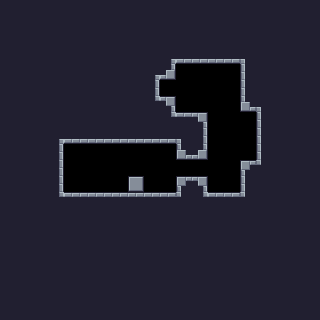

A 2D game scene composited from a Tiled map and its tileset images. What follows is a short description and the map's XML, with every tile layer's data as written:
An orthogonal 20x20 tile map with 16x16 px tiles, 1 tile layer (Tile Layer 1) and 4 objects (2x Attachable, Controllable, Victory).

<map version="1.9" tiledversion="1.9.0" orientation="orthogonal" renderorder="right-down" width="20" height="20" tilewidth="16" tileheight="16" infinite="0" nextlayerid="4" nextobjectid="32">
 <tileset firstgid="1" source="../tilesets/default_tileset.tsx" />
 <layer id="1" name="Tile Layer 1" width="20" height="20">
  <data encoding="csv">
18,18,18,18,18,18,18,18,18,18,18,18,18,18,18,18,18,18,18,18,
18,18,18,18,18,18,18,18,18,18,18,18,18,18,18,18,18,18,18,18,
18,18,18,18,18,18,18,18,18,18,18,18,18,18,18,18,18,18,18,18,
18,18,18,18,18,18,18,18,18,18,4,34,34,34,34,5,18,18,18,18,
18,18,18,18,18,18,18,18,18,4,35,0,0,0,0,17,18,18,18,18,
18,18,18,18,18,18,18,18,18,19,0,0,0,0,0,17,18,18,18,18,
18,18,18,18,18,18,18,18,18,20,3,0,0,0,0,33,5,18,18,18,
18,18,18,18,18,18,18,18,18,18,20,2,3,0,0,0,17,18,18,18,
18,18,18,4,34,34,34,34,34,34,34,5,19,0,0,0,17,18,18,18,
18,18,18,19,0,0,0,0,0,0,0,33,35,0,0,0,17,18,18,18,
18,18,18,19,0,0,0,0,0,0,0,0,0,0,0,1,21,18,18,18,
18,18,18,19,0,0,0,0,7,0,0,1,3,0,0,17,18,18,18,18,
18,18,18,20,2,2,2,2,2,2,2,21,20,2,2,21,18,18,18,18,
18,18,18,18,18,18,18,18,18,18,18,18,18,18,18,18,18,18,18,18,
18,18,18,18,18,18,18,18,18,18,18,18,18,18,18,18,18,18,18,18,
18,18,18,18,18,18,18,18,18,18,18,18,18,18,18,18,18,18,18,18,
18,18,18,18,18,18,18,18,18,18,18,18,18,18,18,18,18,18,18,18,
18,18,18,18,18,18,18,18,18,18,18,18,18,18,18,18,18,18,18,18,
18,18,18,18,18,18,18,18,18,18,18,18,18,18,18,18,18,18,18,18,
18,18,18,18,18,18,18,18,18,18,18,18,18,18,18,18,18,18,18,18
</data>
 </layer>
 <objectgroup id="2" name="Object Layer 1" opacity="0.5">
  <object id="4" name="Controllable" gid="256" x="80" y="176" width="16" height="16">
   <properties>
    <property name="sprite" value="player" />
    <property name="type" value="controllable" />
   </properties>
  </object>
  <object id="10" name="Attachable" gid="255" x="128" y="160" width="16" height="16">
   <properties>
    <property name="sprite" value="attachable" />
    <property name="type" value="attachable" />
   </properties>
  </object>
  <object id="17" name="Victory" gid="253" x="176" y="96" width="16" height="16">
   <properties>
    <property name="sprite" value="cake" />
    <property name="type" value="victory" />
   </properties>
  </object>
  <object id="30" name="Attachable" gid="255" x="240" y="144" width="16" height="16">
   <properties>
    <property name="sprite" value="attachable" />
    <property name="type" value="attachable" />
   </properties>
  </object>
 </objectgroup>
</map>
